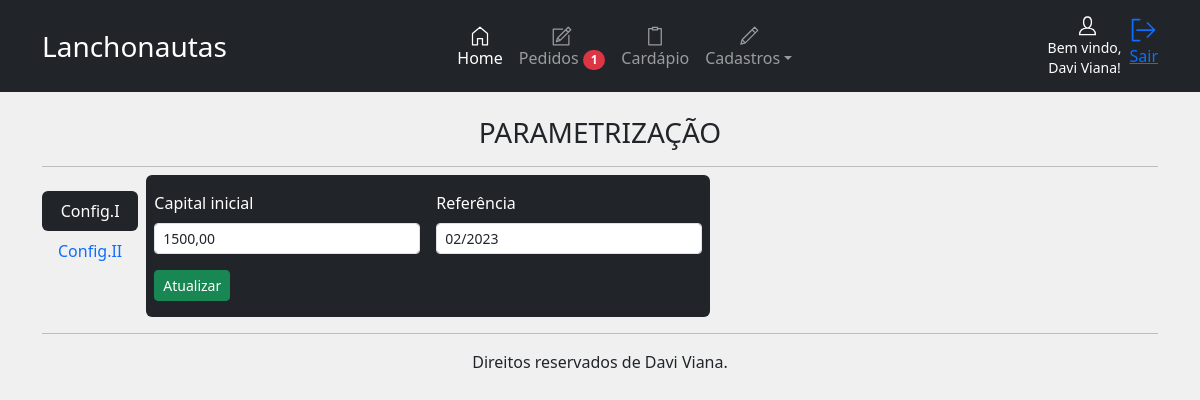
Screenshot of /painel/cad/config (signed in) with the database file from the repository.
### app/models/empresaModel.py (models this page shows, shortened)
class empresa(UserMixin, db.Model):
    id = db.Column(db.Integer, primary_key=True, autoincrement=True)
    nome_empresa = db.Column(db.String(100))
    razao_social = db.Column(db.String(100))
    endereco = db.Column(db.String(100))
    bairro = db.Column(db.String(200))
    cidade = db.Column(db.String(50))
    cep = db.Column(db.String(20))
    email = db.Column(db.String(50))
    tel = db.Column(db.String(20))
    cnpj = db.Column(db.String(20))
    dt_criacao = db.Column(db.String(50))

### app/models/usersModel.py (models this page shows, shortened)
class users(UserMixin, db.Model):
    id = db.Column(db.Integer, primary_key=True, autoincrement=True)
    user = db.Column(db.String(10))
    nome = db.Column(db.String(50))
    email = db.Column(db.String(100))
    senha = db.Column(db.String(200))
    administrador = db.Column(db.String(20))
    situacao = db.Column(db.String(20))
    dt_criacao = db.Column(db.String(50))
    def get_user(user):
        return users.query.get(user)

### app/models/controleModel.py (models this page shows, shortened)
class controle(UserMixin, db.Model):
    id = db.Column(db.Integer, primary_key=True, autoincrement=True)
    debito = db.Column(db.String(50))
    dt_ref = db.Column(db.String(50))

### app/views/cad.py (the view, shortened to what this page needs)
@bp.route('/config', methods=['POST', 'GET'])
@login_required
def config():
    config1 = controleModel.controle.query.filter_by(id=1).first()
    menu_panel = load.menu.get()
    return render_template('panel/config.html', config1=config1, menu_panel=menu_panel)

### app/__init__.py (called while the page is built)
@login_manager.user_loader
def get(user):
    return usersModel.users.get_user(user)

### app/services/load.py (called while the page is built)
    def get():
        empresa = empresaModel.empresa.query.filter_by(id=1).first()
        if empresa is None:
            nome_empresa = 'NOME EMPRESA'
        else:
            nome_empresa = empresa.nome_empresa
        nome = current_user.nome
        badgeOrder = pedidosModel.pedidos.query.filter_by(situacao='PENDENTE').all()
        return nome, nome_empresa, len(badgeOrder)

### app/templates/panel/config.html (shortened to what this page needs)
{% extends 'panel/home.html' %}
{% block panel %}
<br>
<h3 style="text-align: center;">PARAMETRIZAÇÃO</h3>
<hr>
<div class="d-flex align-items-start pt-2">
    <div class="nav flex-column nav-pills me-3" id="v-pills-tab" role="tablist" aria-orientation="vertical">
        <button class="nav-link active" id="v-pills-home-tab" data-bs-toggle="pill" data-bs-target="#v-pills-home"
            type="button" role="tab" aria-controls="v-pills-home" aria-selected="true">Config.I</button>
         <button class="nav-link" id="v-pills-profile-tab" data-bs-toggle="pill" data-bs-target="#v-pills-profile"
            type="button" role="tab" aria-controls="v-pills-profile" aria-selected="false">Config.II</button>
    </div>
    <div class="tab-content" id="v-pills-tabContent">
        <div class="tab-pane fade show active" id="v-pills-home" role="tabpanel" aria-labelledby="v-pills-home-tab"
            tabindex="0">
            <form class="row g-3 text-bg-dark pb-3 rounded" action="{{url_for('cad.config')}}" method="POST">
                <div class="col-md-6">
                    <label for="debito" class="form-label">Capital inicial</label>
                    <input type="text" class="form-control form-control-sm" id="debito" name="debito" value="{{ config1.debito }}" required>
                </div>
                <div class="col-md-6">
                    <label for="dt_ref" class="form-label">Referência</label>
                    <input type="text" class="form-control form-control-sm" id="dt_ref" name="dt_ref" value="{{ config1.dt_ref }}" required>
                </div>
                <div class="col-12">
                    <button type="submit" class="btn btn-success btn-sm">Atualizar</button>
                </div>
            </form>
        </div>
    </div>
</div>
{% endblock %}

### app/templates/panel/home.html (shortened to what this page needs)
{% extends 'layout.html' %}
{% block content %}
<header>
    <nav class="navbar navbar-expand-lg navbar-dark bg-dark fixed">
        <div class="container">
            <div style="width: 10em;" class="m-auto">
                <a class="navbar-brand text-center fs-3">{{ menu_panel[1] }}</a>
            </div>
            <div class="offcanvas offcanvas-end text-bg-dark" tabindex="-1" id="offcanvasDarkNavbar"
                aria-labelledby="offcanvasDarkNavbarLabel">
                <div class="offcanvas-body m-auto">
                    <ul class="navbar-nav m-auto">
                        <li class="nav-item">
                            <a class="nav-link active text-center" aria-current="page" href="{{url_for('panel.home')}}"><svg
                                    id="i-home" xmlns="http://www.w3.org/2000/svg" viewBox="0 0 32 32" width="40"
                                    height="20" fill="none" stroke="currentcolor" stroke-linecap="round"
                                    stroke-linejoin="round" stroke-width="2">
                                    <path d="M12 20 L12 30 4 30 4 12 16 2 28 12 28 30 20 30 20 20 Z" />
                                </svg> <br>Home</a>
                        </li>
                        <li class="nav-item">
                            <a class="nav-link text-center" href="{{url_for('panel.pedidos_')}}"> <svg
                                    id="i-compose" xmlns="http://www.w3.org/2000/svg" viewBox="0 0 32 32" width="40"
                                    height="20" fill="none" stroke="currentcolor" stroke-linecap="round"
                                    stroke-linejoin="round" stroke-width="2">
                                    <path
                                        d="M27 15 L27 30 2 30 2 5 17 5 M30 6 L26 2 9 19 7 25 13 23 Z M22 6 L26 10 Z M9 19 L13 23 Z" />
                                </svg> <br>Pedidos
                                {% if menu_panel[2] > 0 %}
                                <span
                                    class="badge rounded-pill bg-danger">
                                    {{ menu_panel[2] }}
                                </span>
                                {% endif %}
                            </a>
                        </li>
                        <li class="nav-item">
                            <a class="nav-link text-center" href="{{url_for('panel.cardapio')}}"> <svg id="i-clipboard"
                                    xmlns="http://www.w3.org/2000/svg" viewBox="0 0 32 32" width="40" height="20"
                                    fill="none" stroke="currentcolor" stroke-linecap="round" stroke-linejoin="round"
                                    stroke-width="2">
                                    <path d="M12 2 L12 6 20 6 20 2 12 2 Z M11 4 L6 4 6 30 26 30 26 4 21 4" />
                                </svg> <br>Cardápio</a>
                        </li>
                        <li class="nav-item dropdown">
                            <a class="nav-link dropdown-toggle text-center" href="#" id="navbarDropdown" role="button"
                                data-bs-toggle="dropdown" aria-expanded="false"> <svg id="i-edit"
                                    xmlns="http://www.w3.org/2000/svg" viewBox="0 0 32 32" width="40" height="20"
                                    fill="none" stroke="currentcolor" stroke-linecap="round" stroke-linejoin="round"
                                    stroke-width="2">
                                    <path d="M30 7 L25 2 5 22 3 29 10 27 Z M21 6 L26 11 Z M5 22 L10 27 Z" />
                                </svg> <br>Cadastros</a>
                        </li>
                    </ul>
                </div>
            </div>
                <div class="d-flex flex-column align-items-center text-bg-dark">
                    <h6 class="text-center m-auto me-2"><small>Bem vindo,<br> {{ menu_panel[0] }}!</small></h6>
                </div>
                <a href="{{url_for('auth.logout')}}" class="mt-2 m-auto" role="button" title="Sair"><svg id="i-signout"
                        xmlns="http://www.w3.org/2000/svg" viewBox="0 0 32 32" width="28" height="28" fill="none"
                        stroke="currentcolor" stroke-linecap="round" stroke-linejoin="round" stroke-width="2">
                        <path d="M28 16 L8 16 M20 8 L28 16 20 24 M11 28 L3 28 3 4 11 4" />
                    </svg>
                    <p>Sair</p>
                </a>
        </div>
    </nav>
</header>
<main class="container">
    {% block panel %}{% endblock %}
    <hr>
</main>
<footer class="container pb-3" style="text-align: center;">
    Direitos reservados de Davi Viana.
</footer>
{% endblock %}

### app/static/css/style.css (style rules this page uses)
.text-center { text-align: center; }
.nav-pills .nav-link.active, .nav-pills .show>.nav-link { background-color: RGBA(33,37,41,var(--bs-bg-opacity,1))!important; color: #fff!important; }

### rows the page displays
empresa: nome_empresa "Lanchonautas"
users: nome "Davi Viana"
controle: debito "1500,00", dt_ref "02/2023"

### other values shown
{{ menu_panel[2] }} "1"
